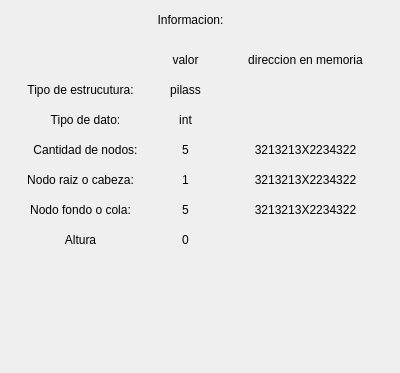
<?xml version="1.0" encoding="UTF-8"?>
<ui version="4.0">
 <class>Form</class>
 <widget class="QWidget" name="Form">
  <property name="geometry">
   <rect>
    <x>0</x>
    <y>0</y>
    <width>400</width>
    <height>373</height>
   </rect>
  </property>
  <property name="windowTitle">
   <string>Form</string>
  </property>
  <widget class="QLabel" name="titulo_info">
   <property name="geometry">
    <rect>
     <x>130</x>
     <y>10</y>
     <width>121</width>
     <height>20</height>
    </rect>
   </property>
   <property name="text">
    <string>Informacion:</string>
   </property>
   <property name="alignment">
    <set>Qt::AlignCenter</set>
   </property>
  </widget>
  <widget class="QLabel" name="label_8">
   <property name="geometry">
    <rect>
     <x>10</x>
     <y>110</y>
     <width>151</width>
     <height>20</height>
    </rect>
   </property>
   <property name="text">
    <string>Tipo de dato:</string>
   </property>
   <property name="alignment">
    <set>Qt::AlignCenter</set>
   </property>
  </widget>
  <widget class="QLabel" name="tipo_dato_label">
   <property name="geometry">
    <rect>
     <x>130</x>
     <y>110</y>
     <width>111</width>
     <height>20</height>
    </rect>
   </property>
   <property name="text">
    <string>int</string>
   </property>
   <property name="alignment">
    <set>Qt::AlignCenter</set>
   </property>
  </widget>
  <widget class="QLabel" name="cantidad_nodo">
   <property name="geometry">
    <rect>
     <x>130</x>
     <y>140</y>
     <width>111</width>
     <height>20</height>
    </rect>
   </property>
   <property name="text">
    <string>5</string>
   </property>
   <property name="alignment">
    <set>Qt::AlignCenter</set>
   </property>
  </widget>
  <widget class="QLabel" name="label_11">
   <property name="geometry">
    <rect>
     <x>30</x>
     <y>140</y>
     <width>111</width>
     <height>20</height>
    </rect>
   </property>
   <property name="text">
    <string>Cantidad de nodos:</string>
   </property>
   <property name="alignment">
    <set>Qt::AlignCenter</set>
   </property>
  </widget>
  <widget class="QLabel" name="nodo_primero">
   <property name="geometry">
    <rect>
     <x>130</x>
     <y>170</y>
     <width>111</width>
     <height>20</height>
    </rect>
   </property>
   <property name="text">
    <string>1</string>
   </property>
   <property name="alignment">
    <set>Qt::AlignCenter</set>
   </property>
  </widget>
  <widget class="QLabel" name="label">
   <property name="geometry">
    <rect>
     <x>20</x>
     <y>170</y>
     <width>121</width>
     <height>20</height>
    </rect>
   </property>
   <property name="text">
    <string>Nodo raiz o cabeza:</string>
   </property>
   <property name="alignment">
    <set>Qt::AlignCenter</set>
   </property>
  </widget>
  <widget class="QLabel" name="nodo_ultimo_valor">
   <property name="geometry">
    <rect>
     <x>130</x>
     <y>200</y>
     <width>111</width>
     <height>20</height>
    </rect>
   </property>
   <property name="text">
    <string>5</string>
   </property>
   <property name="alignment">
    <set>Qt::AlignCenter</set>
   </property>
  </widget>
  <widget class="QLabel" name="label_ultimo_nodo">
   <property name="geometry">
    <rect>
     <x>20</x>
     <y>200</y>
     <width>121</width>
     <height>20</height>
    </rect>
   </property>
   <property name="text">
    <string>Nodo fondo o cola:</string>
   </property>
   <property name="alignment">
    <set>Qt::AlignCenter</set>
   </property>
  </widget>
  <widget class="QLabel" name="label_18">
   <property name="geometry">
    <rect>
     <x>130</x>
     <y>230</y>
     <width>111</width>
     <height>20</height>
    </rect>
   </property>
   <property name="text">
    <string>0</string>
   </property>
   <property name="alignment">
    <set>Qt::AlignCenter</set>
   </property>
  </widget>
  <widget class="QLabel" name="altura">
   <property name="geometry">
    <rect>
     <x>20</x>
     <y>230</y>
     <width>121</width>
     <height>20</height>
    </rect>
   </property>
   <property name="text">
    <string>Altura</string>
   </property>
   <property name="alignment">
    <set>Qt::AlignCenter</set>
   </property>
  </widget>
  <widget class="QLabel" name="label_16">
   <property name="geometry">
    <rect>
     <x>230</x>
     <y>50</y>
     <width>151</width>
     <height>20</height>
    </rect>
   </property>
   <property name="text">
    <string>direccion en memoria</string>
   </property>
   <property name="alignment">
    <set>Qt::AlignCenter</set>
   </property>
  </widget>
  <widget class="QLabel" name="label_17">
   <property name="geometry">
    <rect>
     <x>110</x>
     <y>50</y>
     <width>151</width>
     <height>20</height>
    </rect>
   </property>
   <property name="text">
    <string>valor</string>
   </property>
   <property name="alignment">
    <set>Qt::AlignCenter</set>
   </property>
  </widget>
  <widget class="QLabel" name="tipo_estructura">
   <property name="geometry">
    <rect>
     <x>0</x>
     <y>80</y>
     <width>161</width>
     <height>20</height>
    </rect>
   </property>
   <property name="text">
    <string>Tipo de estrucutura:</string>
   </property>
   <property name="alignment">
    <set>Qt::AlignCenter</set>
   </property>
  </widget>
  <widget class="QLabel" name="tipo_estructura_label">
   <property name="geometry">
    <rect>
     <x>110</x>
     <y>80</y>
     <width>151</width>
     <height>20</height>
    </rect>
   </property>
   <property name="text">
    <string>pilass</string>
   </property>
   <property name="alignment">
    <set>Qt::AlignCenter</set>
   </property>
  </widget>
  <widget class="QLabel" name="cantidad_nodo_direccion">
   <property name="geometry">
    <rect>
     <x>250</x>
     <y>140</y>
     <width>111</width>
     <height>20</height>
    </rect>
   </property>
   <property name="text">
    <string>3213213X2234322</string>
   </property>
   <property name="alignment">
    <set>Qt::AlignCenter</set>
   </property>
  </widget>
  <widget class="QLabel" name="nodo_primero_direccion">
   <property name="geometry">
    <rect>
     <x>250</x>
     <y>170</y>
     <width>111</width>
     <height>20</height>
    </rect>
   </property>
   <property name="text">
    <string>3213213X2234322</string>
   </property>
   <property name="alignment">
    <set>Qt::AlignCenter</set>
   </property>
  </widget>
  <widget class="QLabel" name="nodo_ultimo_direccion">
   <property name="geometry">
    <rect>
     <x>250</x>
     <y>200</y>
     <width>111</width>
     <height>20</height>
    </rect>
   </property>
   <property name="text">
    <string>3213213X2234322</string>
   </property>
   <property name="alignment">
    <set>Qt::AlignCenter</set>
   </property>
  </widget>
 </widget>
 <resources/>
 <connections/>
</ui>
